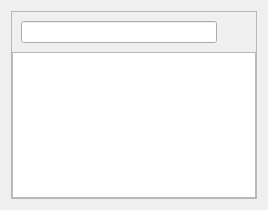
<?xml version="1.0" encoding="UTF-8"?>
<ui version="4.0">
 <class>openDB</class>
 <widget class="QWidget" name="openDB">
  <property name="geometry">
   <rect>
    <x>0</x>
    <y>0</y>
    <width>268</width>
    <height>210</height>
   </rect>
  </property>
  <property name="windowTitle">
   <string>Form</string>
  </property>
  <layout class="QVBoxLayout" name="verticalLayout_2">
   <item>
    <widget class="QFrame" name="frameDB">
     <property name="frameShape">
      <enum>QFrame::StyledPanel</enum>
     </property>
     <property name="frameShadow">
      <enum>QFrame::Sunken</enum>
     </property>
     <property name="lineWidth">
      <number>3</number>
     </property>
     <layout class="QVBoxLayout" name="verticalLayout">
      <property name="spacing">
       <number>0</number>
      </property>
      <property name="leftMargin">
       <number>0</number>
      </property>
      <property name="topMargin">
       <number>0</number>
      </property>
      <property name="rightMargin">
       <number>0</number>
      </property>
      <property name="bottomMargin">
       <number>0</number>
      </property>
      <item>
       <widget class="QFrame" name="select_db">
        <layout class="QHBoxLayout" name="horizontalLayout">
         <item>
          <widget class="QLineEdit" name="input_path">
           <property name="text">
            <string notr="true"/>
           </property>
          </widget>
         </item>
         <item>
          <widget class="QToolButton" name="open_btn">
           <property name="sizePolicy">
            <sizepolicy hsizetype="Fixed" vsizetype="Fixed">
             <horstretch>22</horstretch>
             <verstretch>22</verstretch>
            </sizepolicy>
           </property>
           <property name="minimumSize">
            <size>
             <width>22</width>
             <height>22</height>
            </size>
           </property>
           <property name="text">
            <string/>
           </property>
           <property name="popupMode">
            <enum>QToolButton::InstantPopup</enum>
           </property>
           <property name="autoRaise">
            <bool>true</bool>
           </property>
          </widget>
         </item>
        </layout>
       </widget>
      </item>
      <item>
       <widget class="QListWidget" name="listDB">
        <property name="horizontalScrollBarPolicy">
         <enum>Qt::ScrollBarAlwaysOff</enum>
        </property>
        <property name="editTriggers">
         <set>QAbstractItemView::NoEditTriggers</set>
        </property>
        <property name="defaultDropAction">
         <enum>Qt::IgnoreAction</enum>
        </property>
        <property name="viewMode">
         <enum>QListView::ListMode</enum>
        </property>
        <property name="itemAlignment">
         <set>Qt::AlignLeading</set>
        </property>
        <property name="sortingEnabled">
         <bool>true</bool>
        </property>
       </widget>
      </item>
     </layout>
    </widget>
   </item>
  </layout>
 </widget>
 <resources/>
 <connections/>
</ui>
